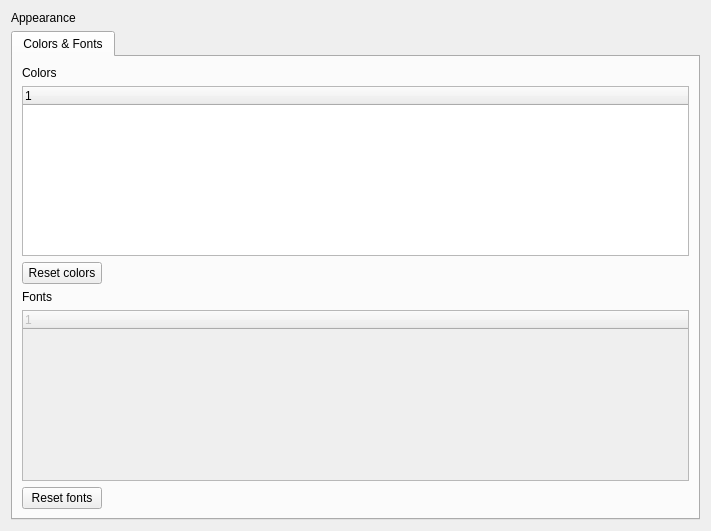
<?xml version="1.0" encoding="UTF-8"?>
<ui version="4.0">
 <class>CAppearanceSettingsWidget</class>
 <widget class="QWidget" name="CAppearanceSettingsWidget">
  <property name="geometry">
   <rect>
    <x>0</x>
    <y>0</y>
    <width>711</width>
    <height>531</height>
   </rect>
  </property>
  <property name="windowTitle">
   <string>Form</string>
  </property>
  <layout class="QGridLayout" name="gridLayout">
   <item row="0" column="0">
    <widget class="QLabel" name="label">
     <property name="text">
      <string>Appearance</string>
     </property>
    </widget>
   </item>
   <item row="1" column="0">
    <widget class="QTabWidget" name="tabWidget">
     <property name="currentIndex">
      <number>0</number>
     </property>
     <widget class="QWidget" name="tabColorsAndFonts">
      <attribute name="title">
       <string>Colors &amp;&amp; Fonts</string>
      </attribute>
      <layout class="QGridLayout" name="gridLayout_2">
       <item row="0" column="0">
        <widget class="QLabel" name="labelColors">
         <property name="text">
          <string>Colors</string>
         </property>
        </widget>
       </item>
       <item row="1" column="0" colspan="2">
        <widget class="QTreeWidget" name="treeWidgetColors">
         <column>
          <property name="text">
           <string notr="true">1</string>
          </property>
         </column>
        </widget>
       </item>
       <item row="2" column="0">
        <widget class="QPushButton" name="pushButtonResetColors">
         <property name="text">
          <string>Reset colors</string>
         </property>
        </widget>
       </item>
       <item row="2" column="1">
        <spacer name="horizontalSpacer">
         <property name="orientation">
          <enum>Qt::Horizontal</enum>
         </property>
         <property name="sizeHint" stdset="0">
          <size>
           <width>40</width>
           <height>20</height>
          </size>
         </property>
        </spacer>
       </item>
       <item row="3" column="0">
        <widget class="QLabel" name="labelFonts">
         <property name="text">
          <string>Fonts</string>
         </property>
        </widget>
       </item>
       <item row="4" column="0" colspan="2">
        <widget class="QTreeWidget" name="treeWidgetFonts">
         <property name="enabled">
          <bool>false</bool>
         </property>
         <column>
          <property name="text">
           <string notr="true">1</string>
          </property>
         </column>
        </widget>
       </item>
       <item row="5" column="0">
        <widget class="QPushButton" name="pushButtonResetFonts">
         <property name="enabled">
          <bool>true</bool>
         </property>
         <property name="text">
          <string>Reset fonts</string>
         </property>
        </widget>
       </item>
       <item row="5" column="1">
        <spacer name="horizontalSpacer_2">
         <property name="orientation">
          <enum>Qt::Horizontal</enum>
         </property>
         <property name="sizeHint" stdset="0">
          <size>
           <width>582</width>
           <height>20</height>
          </size>
         </property>
        </spacer>
       </item>
      </layout>
     </widget>
    </widget>
   </item>
  </layout>
 </widget>
 <resources/>
 <connections/>
</ui>
